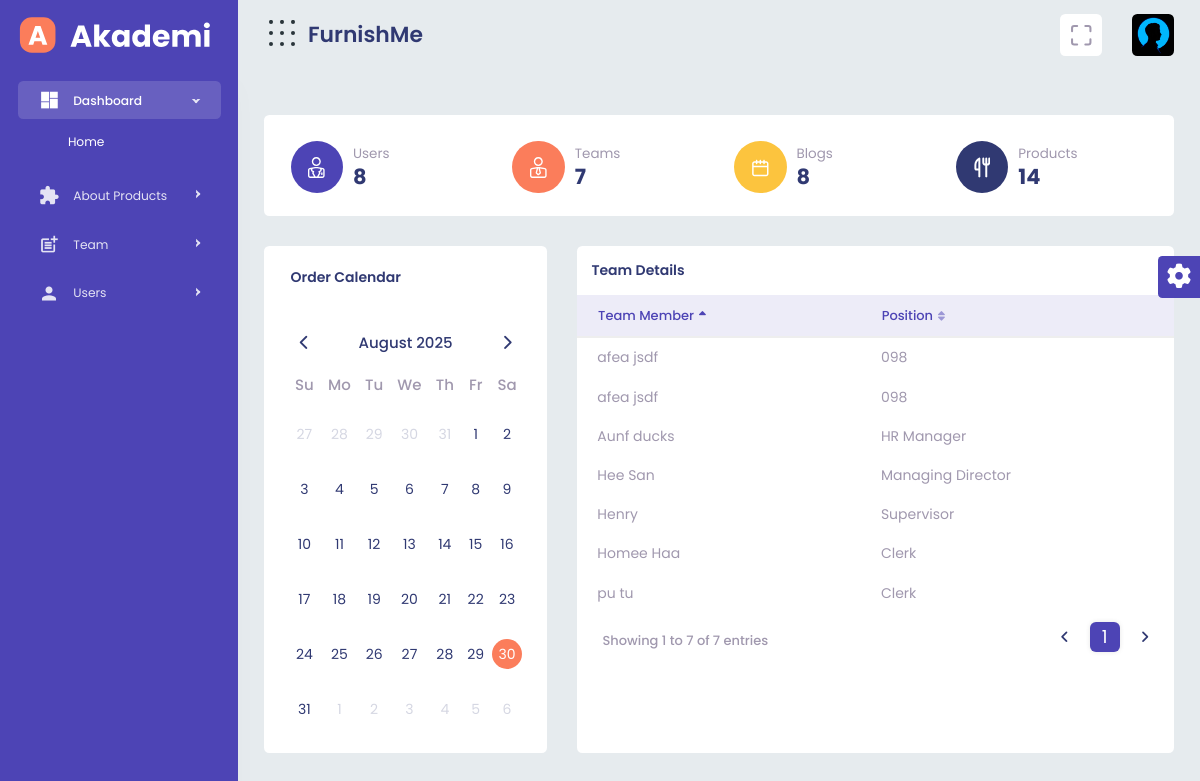
/admin/home.php, run on an earlier commit of the app's database.
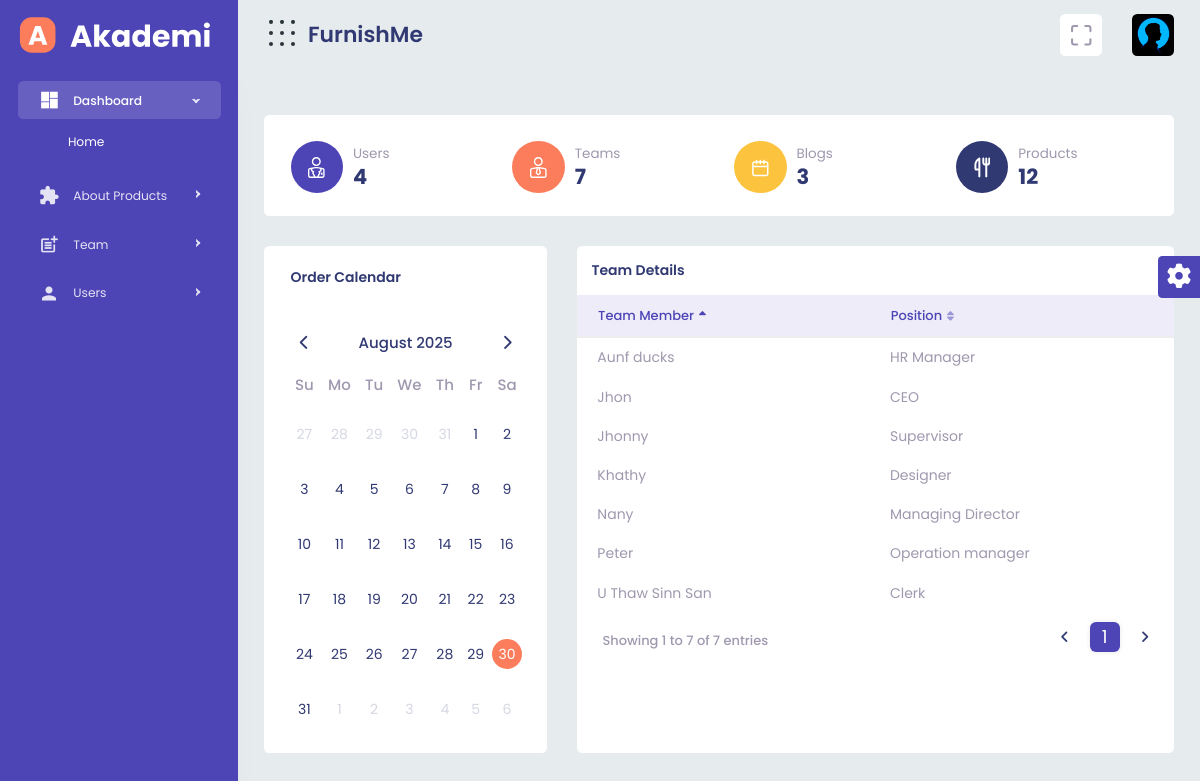
And on a later commit of the database.
### tables this page shows
CREATE TABLE IF NOT EXISTS `team` (
  `id` int NOT NULL AUTO_INCREMENT,
  `tname` varchar(50) NOT NULL,
  `position` varchar(50) NOT NULL,
  `sarlary` int NOT NULL,
  `image` varchar(200) NOT NULL,
  PRIMARY KEY (`id`)
);

### admin/home.php (the view, shortened to what the changed rows need)
<!DOCTYPE html>
<html lang="en">
<head>
    <?php include('css.php'); ?>
</head>
<body>
        <div id="main-wrapper" class="wallet-open active">
            <?php
            include('connection.php');
            ?>
    <?php
    $query = "SELECT * FROM user";
    $rawdata = $connection->query($query);
    $users = 0;
    while (list($id, $tname, $position, $sarlary, $image) = mysqli_fetch_array($rawdata)) {
        $users += 1;
    }
    $tquery = "SELECT * FROM team";
    $tdata = $connection->query($tquery);
    $teams = 0;
    while (list($id, $tname, $position, $sarlary, $image) = mysqli_fetch_array($tdata)) {
        $teams += 1;
    }
    $pquery = "SELECT * FROM product";
    $pdata = $connection->query($pquery);
    $products = 0;
    while (list($id, $name, $price, $star, $image, $category) = mysqli_fetch_array($pdata)) {
        $products += 1;
    }
    $bquery = "SELECT * FROM blog";
    $bdata = $connection->query($bquery);
    $blogs = 0;
    while (list($id, $name, $image, $description, $currentdate, $postuser) = mysqli_fetch_array($bdata)) {
        $blogs += 1;
    }
    ?>
    <div class="content-body">
        <div class="container-fluid">
            <div class="row">
                <div class="col-xl-12">
                    <div class="card">
                        <div class="card-body pb-xl-4 pb-sm-3 pb-0">
                            <div class="row">
                                <div class="col-xl-3 col-6">
                                    <div class="content-box">
                                        <div class="chart-num">
                                            <p>Users</p>
                                            <h2 class="font-w700 mb-0"><?php echo $users; ?></h2>
                                        </div>
                                    </div>
                                </div>
                                <div class="col-xl-3 col-6">
                                    <div class="content-box">
                                        <div class="chart-num">
                                            <h2 class="font-w700 mb-0"><?php echo $teams; ?></h2>
                                        </div>
                                    </div>
                                </div>
                                <div class="col-xl-3 col-6">
                                    <div class="content-box">
                                        <div class="chart-num">
                                            <p>Blogs</p>
                                            <h2 class="font-w700 mb-0"><?php echo $blogs; ?></h2>
                                        </div>
                                    </div>
                                </div>
                                <div class="col-xl-3 col-6">
                                    <div class="content-box">
                                        <div class="chart-num">
                                            <p>Products</p>
                                            <h2 class="font-w700 mb-0"><?php echo $products; ?></h2>
                                        </div>
                                    </div>
                                </div>
                            </div>
                        </div>
                    </div>
                </div>
            </div>
            <div class="row">
                <div class="col-xl-4 wow fadeInUp" data-wow-delay="1.5s">
                    <div class="card">
                        <div class="card-header pb-0 border-0 flex-wrap">
                            <div>
                                <div class="mb-3">
                                    <h2 class="heading mb-0">Order Calendar</h2>
                                </div>
                            </div>
                        </div>
                    </div>
                </div>
                <div class="col-xl-8">
                    <div class="card">
                        <div class="card-body p-0">
                            <div class="table-responsive basic-tbl">
                                <table id="teacher-table" class="tech-data" style="min-width: 798px">
                                    <thead>
                                        <tr>
                                            <th>Team Member</th>
                                            <th>Position</th>
                                        </tr>
                                    </thead>
                                    <tbody>
                                        <?php
                                        $tquery = "SELECT * FROM team";
                                        $tdata = $connection->query($tquery);
                                        while (list($id, $tname, $position, $sarlary, $image) = mysqli_fetch_array($tdata)) {
                                            echo "<tr>";
                                            echo "<td>$tname</td>";
                                            echo    "<td>$position</td>";
                                            echo "</tr>";
                                        } ?>
                                    </tbody>
                                </table>
                            </div>
                        </div>
                    </div>
                </div>
            </div>
        </div>
    </div>
</div>
</body>
</html>

What changed in the data, as far as the page shows it:
removed team: tname "Hee San", position "Managing Director"
removed team: tname "Homee Haa", position "Clerk"
removed team: tname "afea jsdf", position "098"
removed team: tname "afea jsdf", position "098"
removed team: tname "pu tu", position "Clerk"
removed team: tname "Henry", position "Supervisor"
added team: tname "Jhon", position "CEO"
added team: tname "Nany", position "Managing Director"
added team: tname "Jhonny", position "Supervisor"
added team: tname "Peter", position "Operation manager"
added team: tname "Khathy", position "Designer"
added team: tname "U Thaw Sinn San", position "Clerk"
Also different on the page:
$users: "8" → "4"
$blogs: "8" → "3"
$products: "14" → "12"
